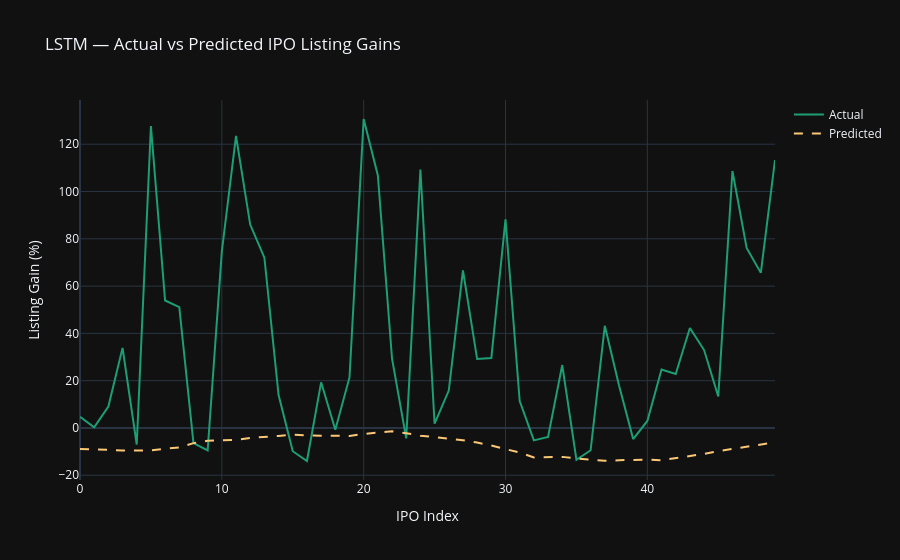

Notebook code for this chart:
### Code cell
model.eval()
with torch.no_grad():
    y_pred_scaled = model(X_test).cpu().numpy()
    y_test_np     = y_test.cpu().numpy()

# Inverse transform back to original scale
y_pred_actual = scaler_y.inverse_transform(y_pred_scaled)
y_test_actual = scaler_y.inverse_transform(y_test_np)

mae = mean_absolute_error(y_test_actual, y_pred_actual)
r2  = r2_score(y_test_actual, y_pred_actual)

print("=== LSTM Results ===")
print(f"MAE : {mae:.2f}%")
print(f"R2  : {r2:.4f}")

# Plot actual vs predicted
fig = px.line(
    title="LSTM — Actual vs Predicted IPO Listing Gains"
)
fig.add_scatter(
    y=y_test_actual.flatten(),
    mode="lines",
    name="Actual",
    line=dict(color="#1D9E75")
)
fig.add_scatter(
    y=y_pred_actual.flatten(),
    mode="lines",
    name="Predicted",
    line=dict(color="#FAC775", dash="dash")
)
fig.update_layout(
    xaxis_title="IPO Index",
    yaxis_title="Listing Gain (%)"
)
fig.show()

### Figure 1 — Plotly figure (JSON) as saved in the notebook; plotly's stock layout.template omitted (floating-point values rounded to 4 significant figures)
{"data": [{"hovertemplate": "<extra></extra>", "legendgroup": "", "line": {"color": "#636efa", "dash": "solid"}, "marker": {"symbol": "circle"}, "mode": "lines", "name": "", "orientation": "v", "showlegend": false, "xaxis": "x", "yaxis": "y", "type": "scatter"}, {"line": {"color": "#1D9E75"}, "mode": "lines", "name": "Actual", "y": [4.7, 0.26, 9.04, 33.87, -7.01, 127.7, 53.9, 51.08, -6.4, -9.51, 74.67, 123.5, 86.03, 72.0, 13.95, -9.85, -13.97, 19.31, -0.76, 21.36, 130.7, 106.8, 29.29, -4.42, 109.3, 1.81, 15.83, 66.66, 29.15, 29.55, 88.22, 11.39, -5.24, -3.83, 26.62, -13.45, -9.44, 43.22, 18.08, -4.7, 2.98, 24.69, 22.83, 42.31, 32.95, 13.33, 108.7, 76.13, 65.59, 113.3], "type": "scatter"}, {"line": {"color": "#FAC775", "dash": "dash"}, "mode": "lines", "name": "Predicted", "y": [-8.855, -8.897, -9.205, -9.533, -9.501, -9.478, -8.818, -8.212, -6.403, -5.413, -5.214, -5.032, -4.205, -3.908, -3.36, -2.889, -3.15, -3.315, -3.261, -3.422, -2.522, -1.821, -1.428, -2.195, -3.321, -3.871, -4.401, -5.151, -6.189, -7.385, -8.926, -10.4, -12.45, -12.38, -12.23, -12.87, -13.46, -13.91, -13.64, -13.41, -13.4, -13.62, -12.84, -11.96, -10.98, -9.769, -8.851, -7.806, -6.85, -6.056], "type": "scatter"}], "layout": {"xaxis": {"anchor": "y", "domain": [0.0, 1.0], "title": {"text": "IPO Index"}}, "yaxis": {"anchor": "x", "domain": [0.0, 1.0], "title": {"text": "Listing Gain (%)"}}, "legend": {"tracegroupgap": 0}, "title": {"text": "LSTM — Actual vs Predicted IPO Listing Gains"}}}
